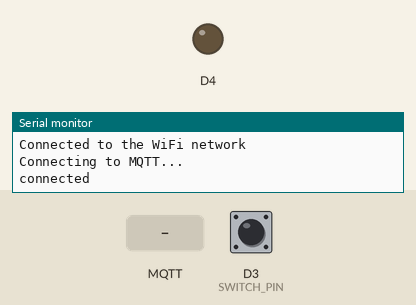
A sketch run on a simulated ESP8266 (NodeMCU). Parts: output pins drawn as LEDs (lit = HIGH), the last lines printed to the serial monitor. Dashed ring = blinking. The test bench sets the inputs (shaded band); at power-on: D3 (SWITCH_PIN) HIGH. WiFi joins after 1.5 s; servers stay silent unless stated; no MQTT or app messages arrive unless stated.

Above: at 2.7 s.
2.8 s: MQTT message "p" arrives on the first subscribed topic
At 3.7 s:
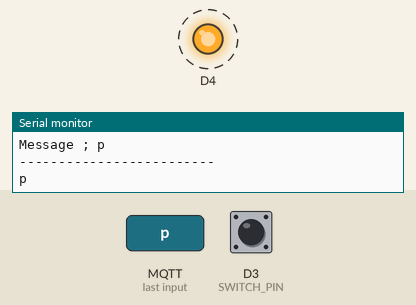
5.8 s: MQTT message "o" arrives on the first subscribed topic
At 6.9 s:
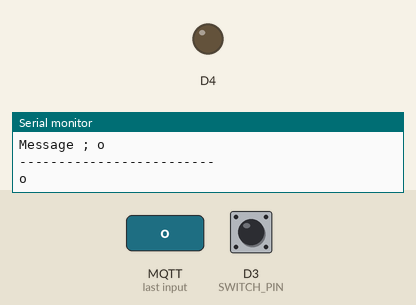
7.3 s: MQTT message "1" arrives on the first subscribed topic
At 8.0 s:
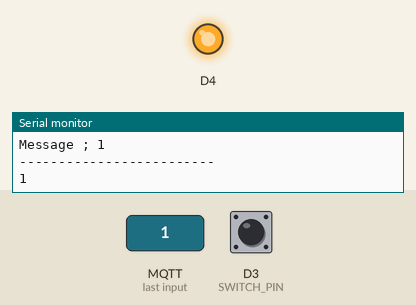
Timing chart, 0 to 10.3 s (numbered marks = the images above; inputs shaded):
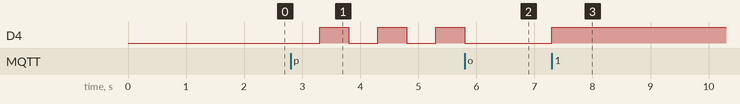

Measured:
- after the input at 2.8 s, D4: alternates HIGH for 0.50 s and LOW for 0.50 s, starting after 0.50 s
- after the input at 5.8 s, D4: HIGH → LOW at once
- after the input at 7.3 s, D4: LOW → HIGH at once

The sketch:

mqtt_test.ino
```cpp
#include <ESP8266WiFi.h>
#include <PubSubClient.h>
  char data;
const char* ssid = "HTR-MK";
const char* password = "hatariled1";
const char* mqttServer = "iot.hatari.cc";
const int mqttPort = 1883;
const char* mqttUser = "YourMqttUser";
const char* mqttPassword = "YourMqttUserPassword";
const byte SWITCH_PIN = 0;           // Pin to control the light with
bool state=0;
const char* TOPIC="esp/test";

WiFiClient espClient;
PubSubClient client(espClient);

void setup() {

 pinMode(D4,OUTPUT);
  Serial.begin(115200);

  WiFi.begin(ssid, password);

  while (WiFi.status() != WL_CONNECTED) {
    delay(500);
    Serial.println("Connecting to WiFi..");
  }
  Serial.println("Connected to the WiFi network");

  client.setServer(mqttServer, mqttPort);
  client.setCallback(callback);

  while (!client.connected()) {
    Serial.println("Connecting to MQTT...");

    if (client.connect("ESP8266Client", mqttUser, mqttPassword )) {

      Serial.println("connected");

    } else {

      Serial.print("failed with state ");
      Serial.print(client.state());
      delay(2000);

    }
  }

  client.publish("esp/test", "Hello from ESP8266");
  client.subscribe("esp/test");

}

void callback(char* topic, byte* payload, unsigned int length) {

  Serial.print("Message arrived in topic: ");
  Serial.println(topic);

  Serial.print("Message ; ");
  for (int i = 0; i < length; i++) {
    int message  ;
    Serial.print((char)payload[i]);
    data=(char)payload[i];
    }
  Serial.println();
  Serial.println("-------------------------");
  Serial.println(data);
 if (data=='o'){
  digitalWrite(D4,0);

}else{digitalWrite(D4,1);}

 if (data=='p'){
  digitalWrite(D4,0);
  delay(500);
  digitalWrite(D4,1);
  delay(500);
  digitalWrite(D4,0);
  delay(500);
  digitalWrite(D4,1);
  delay(500);
  digitalWrite(D4,0);
  delay(500);
  digitalWrite(D4,1);
  delay(500);
}
}
void loop() {
  client.loop();


  if(digitalRead(SWITCH_PIN) == 0)
  {
    state = !state; //toggle state
    if(state == 1) // ON
    {
      client.publish(TOPIC, "o");
    }
    else // OFF
    {
      client.publish(TOPIC, "p");
    }

    while(digitalRead(SWITCH_PIN) == 0) // Wait for switch to be released
    {
      // Let the ESP handle some behind the scenes stuff if it needs to
      yield();
    }
  }
}
```
